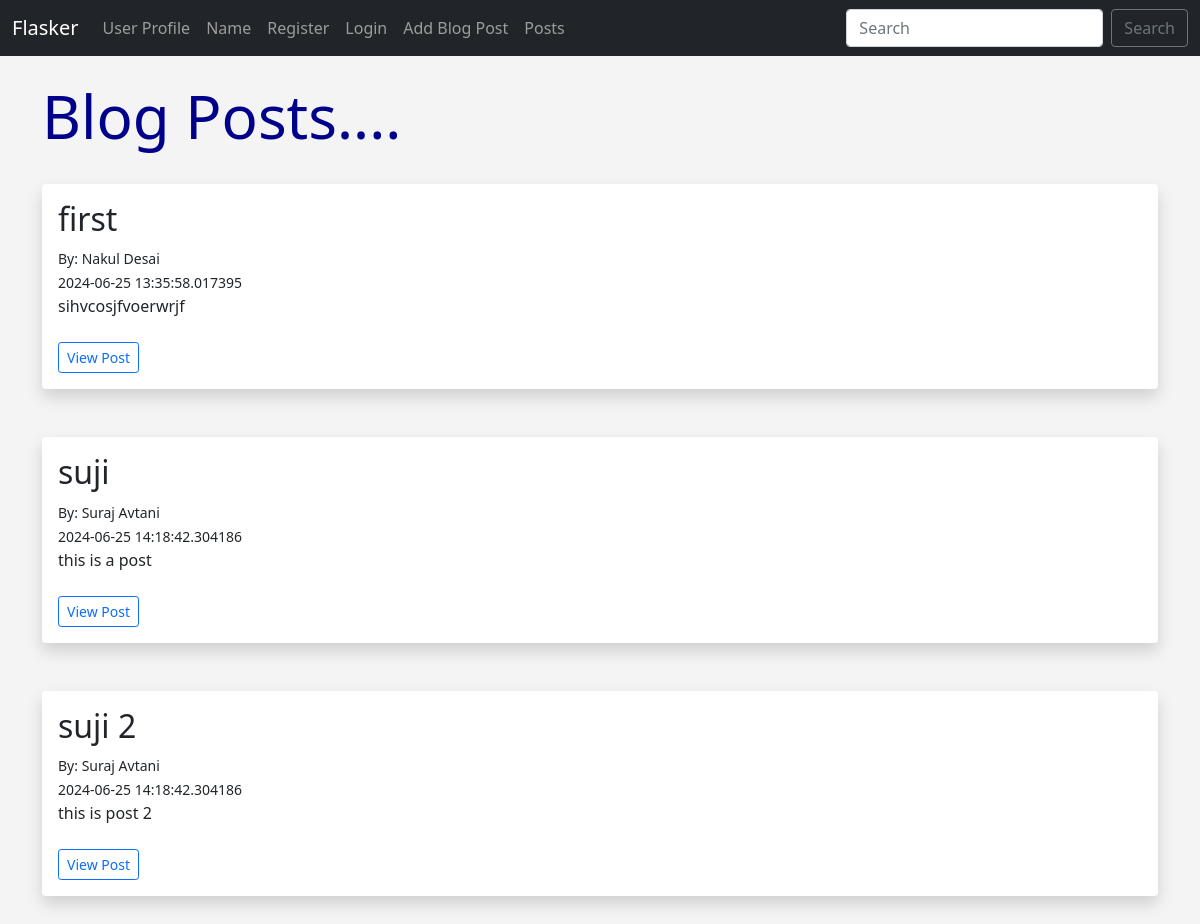
The page /posts on the database its author committed.
### app.py (models this page shows, shortened)
class Posts(db.Model):
	id = db.Column(db.Integer, primary_key=True)
	title = db.Column(db.String(255), nullable=False)
	content = db.Column(db.Text, nullable=False)
	date_posted = db.Column(db.DateTime, default=datetime.now())
	slug = db.Column(db.String(255), nullable=False)
	poster_id = db.Column(db.Integer, db.ForeignKey('users.id'))

class Users(db.Model,UserMixin):
	id = db.Column(db.Integer, primary_key=True)
	username = db.Column(db.String(20), nullable=False, unique=True)
	name = db.Column(db.String(200), nullable=False)
	email = db.Column(db.String(120), nullable=False, unique=True)
	field = db.Column(db.String(120))
	date_added = db.Column(db.DateTime, default=datetime.now)
	password_hash = db.Column(db.String(200))
	posts = db.relationship('Posts', backref='poster')
	@property
	def password(self):
		raise AttributeError('password is not a readable attribute!')

### app.py (the view)
@app.route('/posts')
def posts():
	posts = Posts.query.order_by(Posts.date_posted)
	return render_template('posts.html', posts=posts)

### webforms.py
class SearchForm(FlaskForm):
	searched = StringField('Searched', validators=[DataRequired()])
	submit = SubmitField('Search')

### app.py (called while the page is built)
@app.context_processor
def base():
	form = SearchForm()
	return dict(form=form)

### templates/posts.html (shortened to what this page needs)
{% extends 'base.html' %}
{% block content %}
    <h1>Blog Posts....</h1>
    <br/>
    {% for post in posts %}
    <div class="shadow p-3 mb-5 bg-body rounded">
        <h2>{{ post.title }}</h2>
        <small>By: {{ post.poster.name }} <br>
        {{ post.date_posted }}</small> <br>
        {{ post.content }} <br><br>
        <a href="{{ url_for('post', id=post.id) }}" class="btn btn-outline-primary btn-sm">View Post</a>
    </div>
    {% endfor %}
{% endblock content %}

### templates/base.html (shortened to what this page needs)
<!doctype html>
<html lang="en">
  <head>
    <link href="https://cdn.jsdelivr.net/npm/bootstrap@5.0.2/dist/css/bootstrap.min.css" rel="stylesheet">
    <link href="{{url_for('static', filename='css/style.css')}}" rel="stylesheet">
  </head>
  <body>
    {% include 'navbar.html' %}
    <br>
    <div class="container">
        {% block content %}
        {% endblock content %}
    </div>
  </body>
</html>

### templates/navbar.html (shortened to what this page needs)
<nav class="navbar navbar-expand-lg navbar-dark bg-dark">
    <div class="container-fluid">
      <a class="navbar-brand" href="/">Flasker</a>
      <div class="collapse navbar-collapse" id="navbarSupportedContent">
        <ul class="navbar-nav me-auto mb-2 mb-lg-0">
          <li class="nav-item">
            <a class="nav-link" href="{{url_for('user', name= 'Nakul')}}">User Profile</a>
          </li>
          <li class="nav-item">
            <a class="nav-link" href="{{url_for('name')}}">Name</a>
          </li>
          {% if current_user.is_authenticated %}
            <li class="nav-item">
              <a class="nav-link" href="{{url_for('dashboard')}}">Dashboard</a>
            </li>
            <li class="nav-item">
              <a class="nav-link" href="{{url_for('logout')}}">Logout</a>
            </li>
          {% else %}
            <li class="nav-item">
              <a class="nav-link" href="{{url_for('add_user')}}">Register</a>
            </li>
            <li class="nav-item">
              <a class="nav-link" href="{{url_for('login')}}">Login</a>
            </li>
          {% endif %}
          <li class="nav-item">
            <a class="nav-link" href="{{url_for('add_post')}}">Add Blog Post</a>
          </li>
          <li class="nav-item">
            <a class="nav-link" href="{{url_for('posts')}}">Posts</a>
          </li>
        </ul>
        <form method="POST" action="{{ url_for('search') }}" class="d-flex">
          <input class="form-control me-2" type="search" placeholder="Search" aria-label="Search" name="searched">
          <button class="btn btn-outline-secondary" type="submit">Search</button>
        </form>
      </div>
    </div>
  </nav>

### static/css/style.css (style rules this page uses)
h1 { color: darkblue; font-size: 60px; }
body { background: #f4f4f4; }

### rows shown on the page
Posts: title "first", poster.name "Nakul Desai", date_posted "2024-06-25 13:35:58.017395", content "sihvcosjfvoerwrjf"
Posts: title "suji", poster.name "Suraj Avtani", date_posted "2024-06-25 14:18:42.304186", content "this is a post"
Posts: title "suji 2", poster.name "Suraj Avtani", date_posted "2024-06-25 14:18:42.304186", content "this is post 2"
